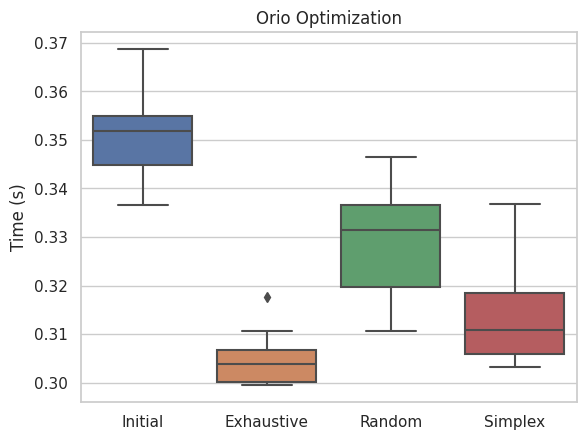

This chart was generated by the following Python code:
import sys
import numpy as np
import seaborn as sns
import pandas as pd
import matplotlib.pyplot as plt

time1 = []
time2 = []
time3 = []
time4 = []

file1 = open('results/out/tables_initial.out')
line = file1.readline()

while line:
    tokens = line.split()
    time1.append(float(tokens[3]))
    line = file1.readline()

file1.close()

file2 = open('results/out/tables_exhaustive.out')
line = file2.readline()

while line:
    tokens = line.split()
    time2.append(float(tokens[3]))
    line = file2.readline()

file2.close()

file3 = open('results/out/tables_random.out')
line = file3.readline()

while line:
    tokens = line.split()
    time3.append(float(tokens[3]))
    line = file3.readline()

file3.close()

file4 = open('results/out/tables_simplex.out')
line = file4.readline()

while line:
    tokens = line.split()
    time4.append(float(tokens[3]))
    line = file4.readline()

file4.close()

versions = ['Initial', 'Exhaustive', 'Random', 'Simplex']
sns.set_theme(style="whitegrid")

df = pd.DataFrame([time1, time2, time3, time4]).transpose()
df.columns = versions

sns.boxplot(data=df)
plt.ylabel("Time (s)")
plt.title('Orio Optimization')
plt.savefig("boxplot.png", bbox_inches="tight")
